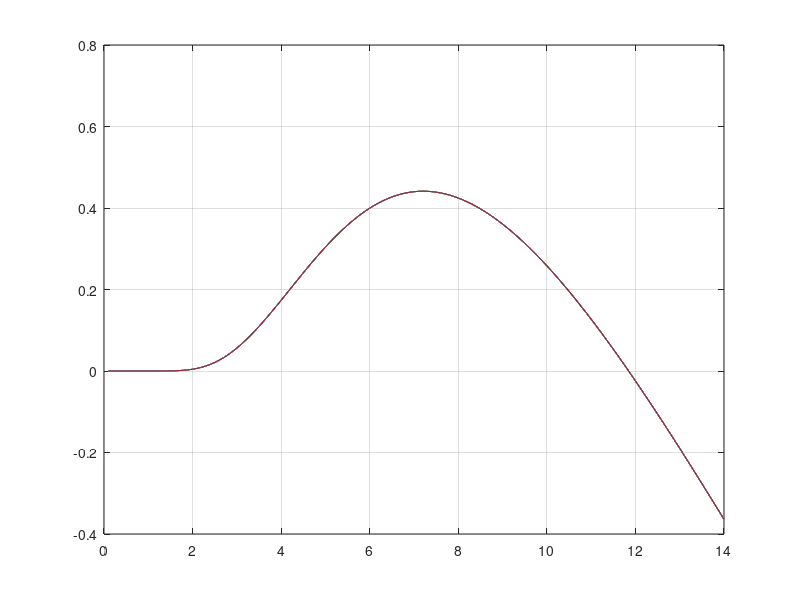
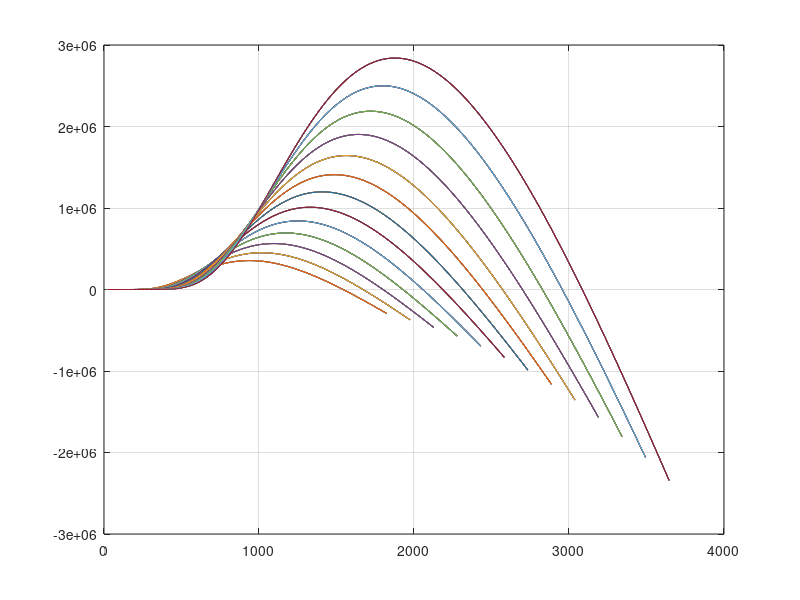
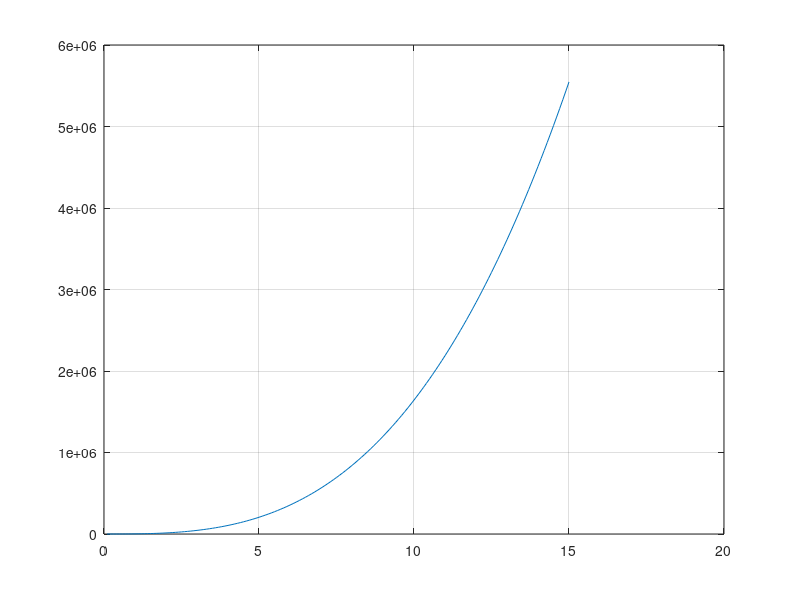

Source code (MATLAB) for these figures, in order:
close all
clear all
clc       
%--------------------------------------------------------------------------
%PARAMETERS OF A 2MW DFIG
%IEEE - DFIM: Chapter 3 
%--------------------------------------------------------------------------
f = 50;                     % Stator frequency (Hz)
n = 1500;                   % Synchronous speed at 50 Hz|(rev/min)
Ps = 2e6;                   % Nominal stator three-phase active power|(MW)
Vs = 690;                   % Line-to-line nominal stator voltage in rms (V)
Is = 1760;                  % Each phase nominal stator current in rms (Amp)
Tem = 12732;                % Nominal torque at generator or motor modes (N.m)
%Stator connection Star
p = 2;                      % Pole pair 
Vr = 2070;                  % Line-to-line nominal rotor voltage in rms (reached at speed near zero) (V)
%Rotor connection Star
u = 0.34;                   % Stator/rotor turns ratio (relation between the stator and rotor)
Rs = 2.6e-3;                % Stator resistance (mohm)
Lsi = 87e-6;                % Stator leakage inductance (uH)
Lm = 2.5e-3;                % Magnetizing inductace (mH)
Rres = 26.1e-3;             %% Rotor resistance (mohm)
Rind = 783e-6;              %% Rotor leakage inductance (uH)
Rr = 2.9e-3;                % Rotor resistance referred to stator (mohm)
Lsr = 87e-6;                % Rotor leakage inductance referred to the stator (uH)
Ls = Lm + Lsi;              % Stator inductance (mH)
Lr = Lm + Lsr;              % Rotor inductance (mH)
%--------------------------------------------------------------------------
%Space for Rotor Side Converter
Q = 0;                      % For Reactive power = 0
smax = 0.33;                % Maximun slip 0.25
Fs = 1.8%1.8;                   % Stator Flux
Vbus_ref = 1000;            % Bus Voltage
%Mechanic 
J = 90%130;                    % Inertia Kg*m^2
D = 0.1%1e-3;                   % Damping friction factor N.m.s
%PI regulators
sigma = 1- Lm^2/(Ls*Lr); 
tau_i = (sigma*Lr)/Rr;
tau_n = 0.05;
wni = 100*(1/tau_i);
wnn = 1/tau_n;

kp_id = (2*wni*sigma*Lr)-Rr;
kp_iq = kp_id;

ki_id = (wni^2)*Lr*sigma;
ki_iq = ki_id;

kp_n = (2*wnn*J)/p;
ki_n = ((wnn^2)*J)/p;
%--------------------------------------------------------------------------
%Space for Grid Side Converter
Cbus = 80e-3;               % DC bus capacitance
Rg = 20e-6;                 % Grid side filter? resistance 1
Lg = 483e-6;                % Grid side filter? inductance 1e-3

Kpg = 1/(1.5*Vs*sqrt(2/3)); 
Kqg = -Kpg;

%PI regulators
tau_ig = Lg/Rg;
wnig = 60*2*pi;

kp_idg = (2*wnig*Lg)-Rg;
kp_iqg = kp_idg;
ki_idg = (wnig^2)*Lg;
ki_iqg = ki_idg;

kp_v = -1000;   
ki_v = -300000;

%--------------------------------------------------------------------------
%PWM 
fsw = 4e3;                  % Switching frequency (Hz)
Ts = 1/fsw/f;               % Sample time (sec)

%--------------------------------------------------------------------------
%Space for Three blade wind turbine model
% Beta -> Lambda Vs Cp Graph
N = 100;                    %Gearbox Ratio
Radio = 44;                 %Radio
ro = 1.225;                 %Air desity kg/m3           
%beta=[-2.5 -1.5 0 1.5 2.5 0];
beta=[0 0 0 0 0 0 0];
for k=1:7
    cont = 1;
    for lambda = 0.1:0.1:14
        lambdai(cont)=(1/((1/(lambda-0.02*beta(k))+(0.003/(beta(k)^3+1)))));
        Cp(cont)=0.73*(151/lambdai(cont)-0.58*beta(k)-0.002*beta(k)^2.14-13.2).*(exp(-18.4/lambdai(cont)));
        Ct(cont) = Cp (cont)/lambda;
        cont = cont+1;
    end
    lambda=[0.1:0.1:14];
    figure (1)
    plot(lambda,Cp), grid on, hold on,
    %Rotor Speed Vs Power Graph
    for Vv = 6:0.5:12   %Wind Velocity at 12 m/s
        cont2=1;
        for serie = 0.1:0.1:14
            Pt (cont2)= (0.5*ro*pi*(Radio)^2)*(Vv)^3*Cp(cont2);
            omega_m (cont2) = ((lambda(cont2)*Vv) /Radio)*N/(2*pi/60)
            cont2=cont2+1;
        end
        figure (2)
        plot(omega_m,Pt), grid on, hold on,
    end
end

% Lambda and CP optimum
cp_opt = max(Cp)
cp_opt_abs = abs(max(Cp))
posicion=find(Cp==cp_opt);
lambda_opt = abs(lambda(posicion))
beta = beta (k)     %Pitch angle

% Wind velocity Vs Wind Power
cont2=1;
for Vv = 0.1:0.1:15
    Pt (cont2)= (0.5*ro*pi*(Radio)^2)*(Vv)^3*cp_opt;
    cont2=cont2+1;
end
Vv=[0.1:0.1:15];
figure (3)
plot(Vv,Pt), grid on, hold on,
%---------------------------------------------------------------------

%--------------------------------------------------------------------------
%PARAMETERS OF BESS
%--------------------------------------------------------------------------


